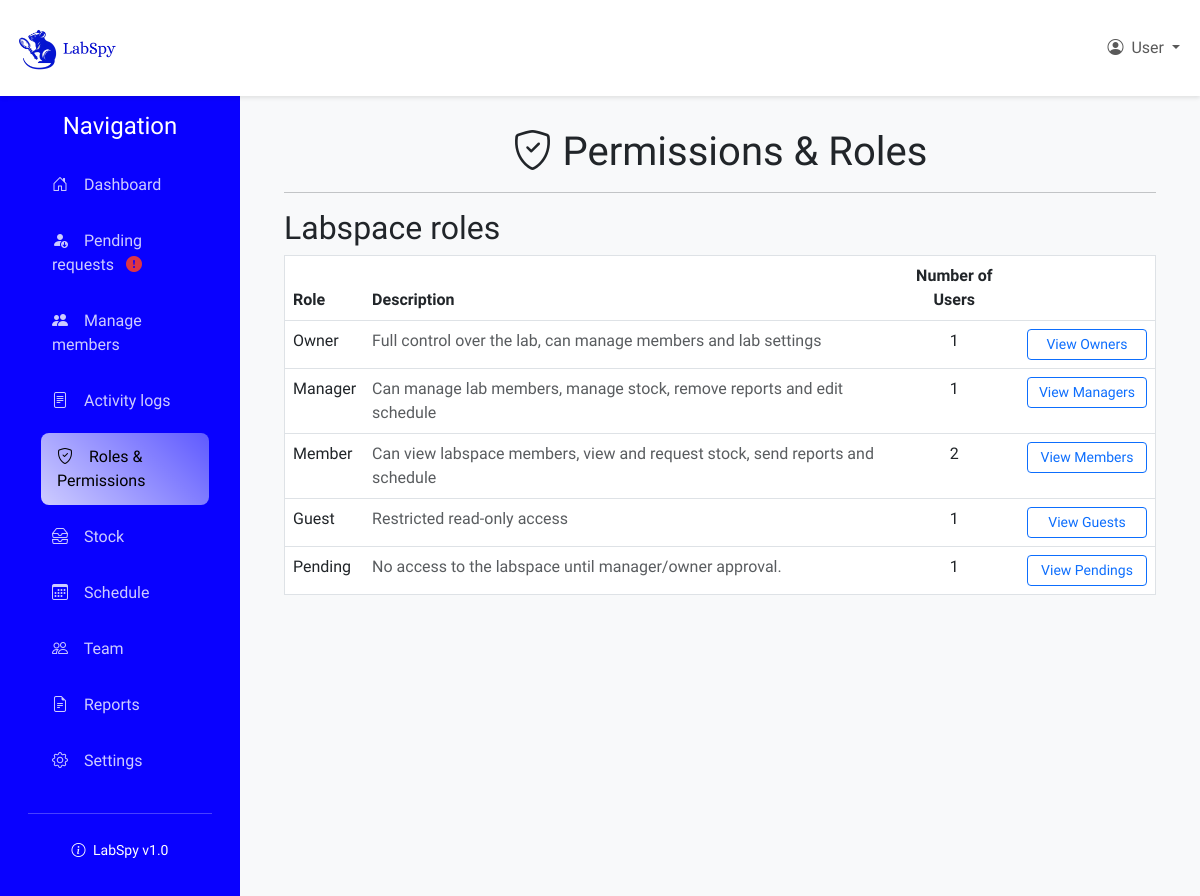
Page /labspaces/lab/E5PW8A/manage_permissions/ (signed in) on the committed database.
### labspaces/models.py (models this page shows)
class Role(models.Model):
    name = models.CharField(max_length=64)
    description = models.CharField(max_length=255)
    lab = models.ForeignKey(Lab, on_delete=models.CASCADE, null=True, blank=True)
    is_default = models.BooleanField(default=False)
    created_at = models.DateTimeField(auto_now_add=True)
    updated_at = models.DateTimeField(auto_now = True)
    class Meta:
        unique_together = ('lab', 'name', 'is_default')
    def __str__(self):
        return self.name

### labspaces/views.py (the view)
# urls.py: path('lab/<str:code>/manage_permissions/', views.manage_permissions, name='manage_permissions'),
@login_required
def manage_permissions(request, code):
    if not is_lab_admin(request.user, code):
        return HttpResponseForbidden("Access denied")
    roles = Role.objects.filter(Q(lab__code=code) | (Q(is_default=True) & Q(lab__isnull=True)))
    roles_with_members = []
    for role in roles:
        members = LabMembership.objects.filter(lab__code=code, role=role).select_related('user')
        roles_with_members.append({
            'role': role,
            'members': members
        })
    context = {
        'roles_with_members': roles_with_members,
        'labspace': Lab.objects.get(code=code),
        'all_roles': roles,
    }
    print(f"ROLES FOUND: {roles}")
    print(f"MEMBERS FOUND: {roles_with_members}")
    return render(request, "labspaces/manage_permissions.html", context)

### labspaces/context_processors.py (called while the page is built)
def lab_admin_status(request):
    context = {'user_is_admin': False, 'current_lab': None}
    if request.user.is_authenticated:
        try:
            lab_code = get_lab_code_from_url(request)
            if lab_code != "":
                try:
                    lab = Lab.objects.get(code=lab_code)
                    owner_role = Role.objects.get(name='owner', is_default=True, lab__isnull=True)
                    is_admin = LabMembership.objects.filter(
                        lab=lab,
                        user=request.user,
                        role=owner_role
                    ).exists()
                    if is_admin:
                        context['user_is_admin'] = True
                        context['current_lab'] = lab
                except Lab.DoesNotExist:
                    pass
        except Exception as e:
            pass
    return context

### labspaces/models.py (called while the page is built)
    def has_pending_requests(self):
        try:
            pending_role = Role.objects.get(name='pending', is_default=True, lab__isnull=True)
            return LabMembership.objects.filter(lab=self, role=pending_role).exists()
        except Role.DoesNotExist:
            return False

    def __str__(self):
        return f"{self.user.username} - {self.lab.name} - {self.role}"

### labspaces/util.py (called while the page is built)
def get_lab_code_from_url(request):
    lab_code = ""
    if request.user.is_authenticated:
        resolved = resolve(request.path)
        if 'code' in resolved.kwargs:
            lab_code = resolved.kwargs['code']
    return lab_code

### labspaces/views.py (called while the page is built)
def is_lab_admin(user, lab_code):
    try:
        lab = Lab.objects.get(code=lab_code)
        owner_role = Role.objects.get(name='owner', is_default=True, lab__isnull=True)
        manager_role = Role.objects.get(name='manager', is_default=True, lab__isnull=True)
        return LabMembership.objects.filter(
            lab=lab,
            user=user,
            role__in=[owner_role, manager_role]
        ).exists()
    except Lab.DoesNotExist:
        return False

### labspaces/templates/labspaces/manage_permissions.html (shortened to what this page needs)
{% extends "labspaces/lab_layout.html" %}
{% load static %}
{% block content %}
<h1 class="text-center"><i class="bi bi-shield-check"></i> Permissions & Roles</h1>
<hr>
<h2>Labspace roles</h2>
<div class="table-responsive" style="max-height: 610px; overflow-y: auto;">
    <table class="table table-hover border mb-0">
        <thead>
            <tr>
                <th scope="col">Role</th>
                <th scope="col">Description</th>
                <th scope="col" class="text-center">Number of Users</th>
                <th scope="col"></th>
            </tr>
        </thead>
        <tbody>
            {% for item in roles_with_members %}
            <tr>
                <td>{{ item.role.name|capfirst|truncatechars:16 }}</td>
                <td class="text-muted">{{ item.role.description|truncatechars:96 }}</td>
                <td class="text-center">{{ item.members|length }}</td>
                <td>
                    <button type="button" class="btn btn-outline-primary btn-sm view-role-btn" style="width: 120px;" data-target="role-table-{{ item.role.name|slugify }}">
                        View {{ item.role.name|capfirst|truncatechars:16 }}s
                    </button>
                </td>
            </tr>
            {% empty %}
            <tr>
                <td colspan="4" class="text-center">No roles found.</td>
            </tr>
            {% endfor %}
        </tbody>
    </table>
</div>
{% endblock %}

### labspaces/static/labspaces/styles.css (style rules this page uses)
* { margin: 0; padding: 0; box-sizing: border-box; font-family: 'Urbanist', sans-serif; }

### rows in the picture
Role: role.name "Owner", role.description "Full control over the lab, can manage members and lab settings", members|length "1"
Role: role.name "Manager", role.description "Can manage lab members, manage stock, remove reports and edit schedule", members|length "1"
Role: role.name "Member", role.description "Can view labspace members, view and request stock, send reports and schedule", members|length "2"
Role: role.name "Guest", role.description "Restricted read-only access", members|length "1"
Role: role.name "Pending", role.description "No access to the labspace until manager/owner approval.", members|length "1"
